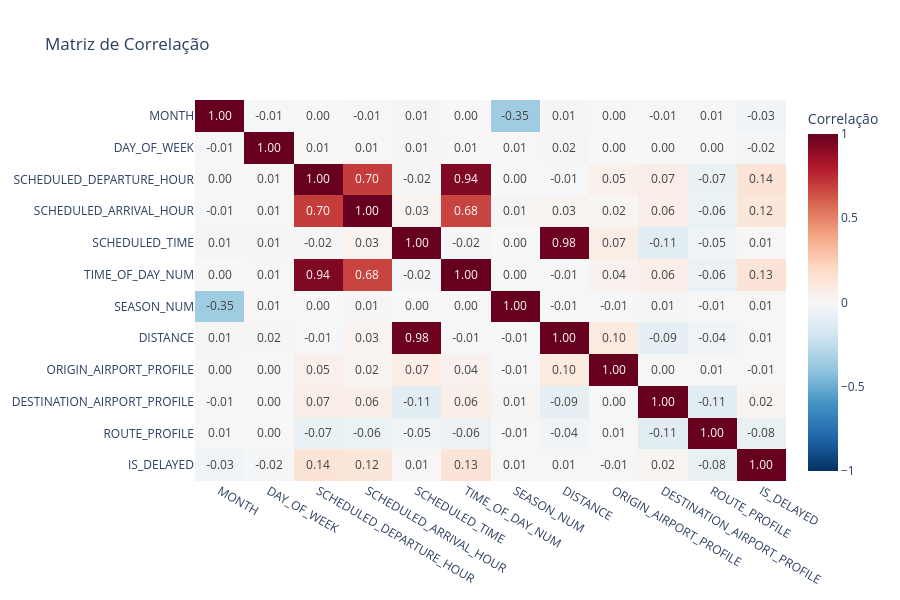

This figure's notebook cell:
### Code cell
fig = px.imshow(
    df_corr,
    text_auto='.2f',
    aspect='auto',
    color_continuous_scale='RdBu_r',
    zmin=-1, 
    zmax=1,
    title='Matriz de Correlação',
    labels=dict(color='Correlação')
)
fig.update_layout(
    height=600,
    template='plotly_white'
)
fig.show()

### Figure 1 — Plotly figure (JSON) as saved in the notebook; plotly's stock layout.template omitted (floating-point values rounded to 4 significant figures; data arrays with more than 128 entries replaced by an {"elided": "..."} marker saying what was removed)
{"data": [{"coloraxis": "coloraxis", "hovertemplate": "x: %{x}<br>y: %{y}<br>Correlação: %{z}<extra></extra>", "name": "0", "texttemplate": "%{z:.2f}", "type": "heatmap", "x": ["MONTH", "DAY_OF_WEEK", "SCHEDULED_DEPARTURE_HOUR", "SCHEDULED_ARRIVAL_HOUR", "SCHEDULED_TIME", "TIME_OF_DAY_NUM", "SEASON_NUM", "DISTANCE", "ORIGIN_AIRPORT_PROFILE", "DESTINATION_AIRPORT_PROFILE", "ROUTE_PROFILE", "IS_DELAYED"], "xaxis": "x", "y": ["MONTH", "DAY_OF_WEEK", "SCHEDULED_DEPARTURE_HOUR", "SCHEDULED_ARRIVAL_HOUR", "SCHEDULED_TIME", "TIME_OF_DAY_NUM", "SEASON_NUM", "DISTANCE", "ORIGIN_AIRPORT_PROFILE", "DESTINATION_AIRPORT_PROFILE", "ROUTE_PROFILE", "IS_DELAYED"], "yaxis": "y", "z": {"elided": "12x12 float values"}}], "layout": {"coloraxis": {"cmax": 1, "cmin": -1, "colorbar": {"title": {"text": "Correlação"}}, "colorscale": [[0, "rgb(5,48,97)"], [0.1, "rgb(33,102,172)"], [0.2, "rgb(67,147,195)"], [0.3, "rgb(146,197,222)"], [0.4, "rgb(209,229,240)"], [0.5, "rgb(247,247,247)"], [0.6, "rgb(253,219,199)"], [0.7, "rgb(244,165,130)"], [0.8, "rgb(214,96,77)"], [0.9, "rgb(178,24,43)"], [1, "rgb(103,0,31)"]]}, "height": 600, "title": {"text": "Matriz de Correlação"}, "xaxis": {"anchor": "y", "domain": [0, 1]}, "yaxis": {"anchor": "x", "autorange": "reversed", "domain": [0, 1]}}}
